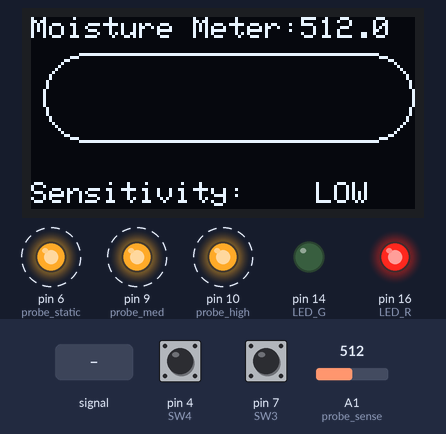
This sketch was run on a simulated Arduino Uno, built with avr-gcc and run on an emulated ATmega328P. Shown: 128×64 one-colour display, output pins drawn as LEDs (lit = HIGH). Dashed ring = blinking. Inputs (shaded band) come from the test bench; at power-on: A1 (probe_sense) = 512, pin 4 (SW4) HIGH, pin 7 (SW3) HIGH. Random numbers use the default seed unless the sketch sets one; pins used as bus, display or sensor lines are not drawn; what the sketch prints to the serial monitor is not drawn.

Above: at 2.3 s.
2.4 s: A1 (probe_sense) set to 0
At 2.96 s:
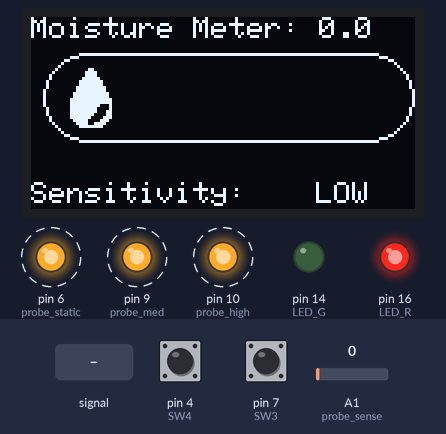
4.3 s: A1 (probe_sense) set to 169
At 5.32 s:
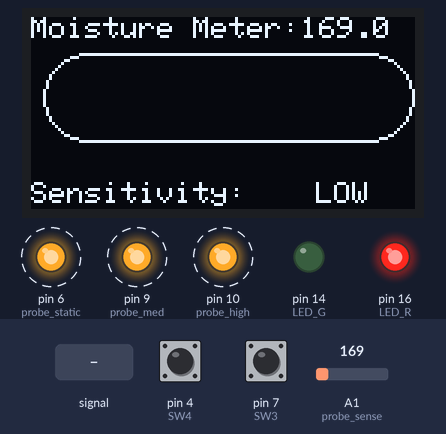
7.2 s: A1 (probe_sense) set to 200
At 7.74 s:
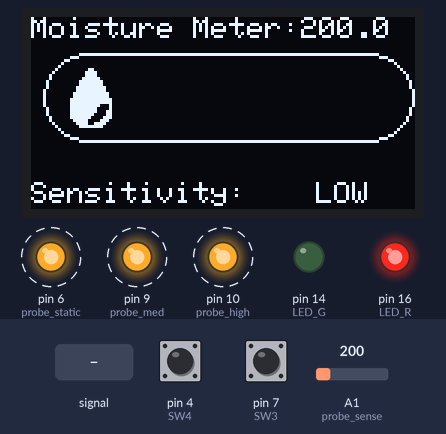
9.1 s: A1 (probe_sense) fed a 200 Hz sine of ±81 counts around its level
At 9.49 s:
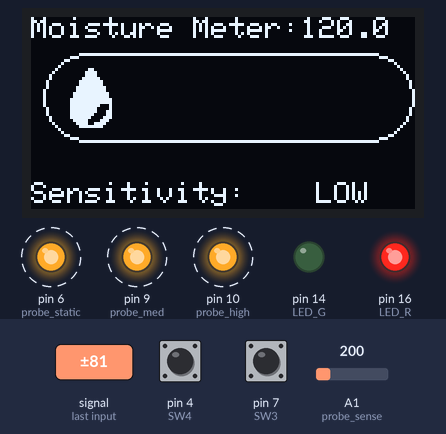
10.8 s: pin 4 (SW4) pulled LOW for 0.4 s
At 11.66 s:
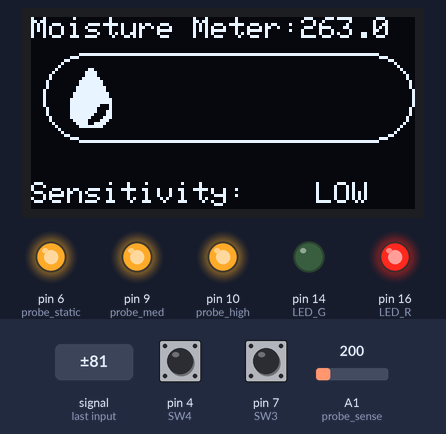
13.0 s: pin 7 (SW3) pulled LOW for 0.4 s
At 14.21 s:
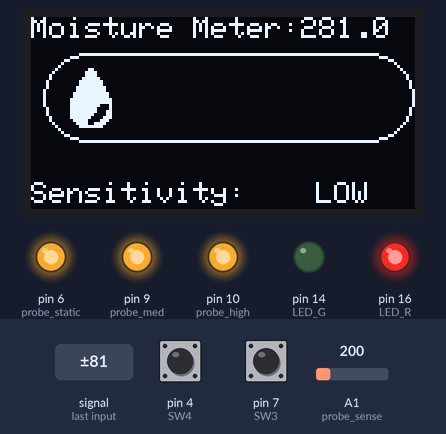
Timing chart, 0 to 17.4 s (numbered marks = the images above; inputs shaded):
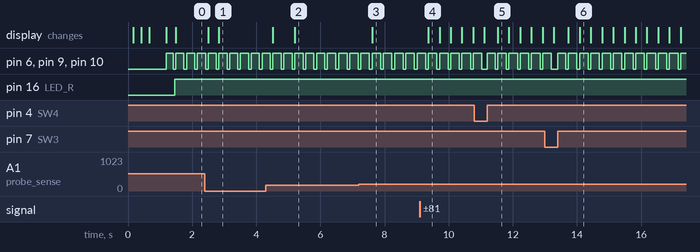

The sketch:

SoilMoistureSensor.ino
```cpp
/*
-----------------------------------------------------------------------------

SoilMoistureSensor

Version: version 0.1 (30/03/2020)
Author: Murray Buchanan
Resources: http://gardenbot.org/

UPDATES:
  - [29/03/2020]  Programme creation
  - [29/03/2020]  Display logo and 'intro' screensaver
  - [30/03/2020]  Tuned resistor values
  - [30/03/2020]  Corrected polarity of senor such that no connection amounts to a zero value probe measurement
  - [30/03/2020]  Changed LED behaviour to reflect sensitivity level
TO FIX:
  -

-----------------------------------------------------------------------------
*/

// 'light_icon1', 64x64px
const unsigned char MoistureLogo [] PROGMEM = {
  0x00, 0x00, 0x00, 0x01, 0x80, 0x00, 0x00, 0x00, 0x00, 0x00, 0x00, 0xff, 0xff, 0x00, 0x00, 0x00,
  0x00, 0x00, 0x07, 0xff, 0xff, 0xe0, 0x00, 0x00, 0x00, 0x00, 0x1f, 0xff, 0xff, 0xf8, 0x00, 0x00,
  0x00, 0x00, 0x7f, 0xff, 0xff, 0xfe, 0x00, 0x00, 0x00, 0x01, 0xff, 0xff, 0xff, 0xff, 0x80, 0x00,
  0x00, 0x03, 0xff, 0xff, 0xff, 0xff, 0xc0, 0x00, 0x00, 0x0f, 0xff, 0xff, 0xff, 0xff, 0xf0, 0x00,
  0x00, 0x1f, 0xff, 0xff, 0xff, 0xff, 0xf8, 0x00, 0x00, 0x3f, 0x1f, 0xff, 0xff, 0xff, 0xfc, 0x00,
  0x00, 0x7e, 0x1f, 0xff, 0xff, 0xff, 0xfe, 0x00, 0x00, 0xfc, 0x0f, 0xff, 0xff, 0xff, 0xff, 0x00,
  0x01, 0xfc, 0x47, 0xff, 0xff, 0xff, 0xff, 0x80, 0x01, 0xf8, 0xc7, 0xff, 0xff, 0xff, 0xff, 0x80,
  0x03, 0xf1, 0xe3, 0xff, 0xff, 0xff, 0xff, 0xc0, 0x07, 0xf1, 0xf3, 0xff, 0xff, 0xff, 0xff, 0xe0,
  0x07, 0xe3, 0xf1, 0xff, 0xff, 0xff, 0xff, 0xe0, 0x0f, 0xe3, 0xf8, 0xff, 0xff, 0xff, 0xff, 0xf0,
  0x0f, 0xc7, 0xf8, 0xff, 0xff, 0xff, 0xff, 0xf0, 0x1f, 0xcf, 0xfc, 0x7f, 0xff, 0xff, 0xff, 0xf8,
  0x1f, 0xcf, 0xf4, 0x7f, 0xff, 0xff, 0xff, 0xf8, 0x3f, 0x8f, 0xe6, 0x7f, 0xff, 0xff, 0xff, 0xfc,
  0x3f, 0x8f, 0xe6, 0x7f, 0xff, 0x00, 0x03, 0xfc, 0x3f, 0x8f, 0xc6, 0x7f, 0xf0, 0x00, 0x03, 0xfc,
  0x7f, 0xcf, 0x84, 0x7f, 0x00, 0x1f, 0xc7, 0xfe, 0x7f, 0xc7, 0x8c, 0xfc, 0x07, 0xff, 0x8f, 0xfe,
  0x7f, 0xc3, 0xf8, 0xf0, 0x3f, 0xff, 0x8f, 0xfe, 0x7f, 0xe0, 0xe1, 0xe0, 0xff, 0xff, 0x1f, 0xfe,
  0x7f, 0xf0, 0x03, 0x83, 0xff, 0xfe, 0x3f, 0xfe, 0x7f, 0xfc, 0x0f, 0x0f, 0xff, 0x3e, 0x3f, 0xfe,
  0x7f, 0xff, 0xff, 0x1f, 0xfc, 0x3c, 0x7f, 0xfe, 0xff, 0xff, 0xfe, 0x3f, 0xf8, 0x7c, 0x7f, 0xff,
  0xff, 0xff, 0xfc, 0x7f, 0xe0, 0xfc, 0xff, 0xff, 0x7f, 0xff, 0xfc, 0x7f, 0xc3, 0xf8, 0xff, 0xfe,
  0x7f, 0xff, 0xf8, 0xff, 0x87, 0xf9, 0xff, 0xfe, 0x7f, 0xff, 0xf8, 0xff, 0x1f, 0xf9, 0xff, 0xfe,
  0x7f, 0xff, 0xf9, 0xfe, 0x3f, 0xf1, 0xff, 0xfe, 0x7f, 0xff, 0xf9, 0xfc, 0x7f, 0xf1, 0xff, 0xfe,
  0x7f, 0xff, 0xf9, 0xf8, 0xff, 0xf3, 0xff, 0xfe, 0x7f, 0xff, 0xf9, 0xf1, 0xff, 0xf3, 0xff, 0xfe,
  0x3f, 0xff, 0xf9, 0xe3, 0xff, 0xe3, 0xff, 0xfc, 0x3f, 0xff, 0xf9, 0xc3, 0xff, 0xe3, 0xff, 0xfc,
  0x3f, 0xff, 0xf8, 0xc7, 0xff, 0xe7, 0xff, 0xfc, 0x1f, 0xff, 0xf8, 0x8f, 0xff, 0xc7, 0xff, 0xf8,
  0x1f, 0xff, 0xfc, 0x1f, 0xff, 0x8f, 0xff, 0xf8, 0x0f, 0xff, 0xfc, 0x1f, 0xff, 0x8f, 0xff, 0xf0,
  0x0f, 0xff, 0xfe, 0x1f, 0xff, 0x1f, 0xff, 0xf0, 0x07, 0xff, 0xfe, 0x07, 0xfc, 0x3f, 0xff, 0xe0,
  0x07, 0xff, 0xfc, 0x00, 0x40, 0x7f, 0xff, 0xe0, 0x03, 0xff, 0xfc, 0xe0, 0x00, 0xff, 0xff, 0xc0,
  0x01, 0xff, 0xf8, 0xfc, 0x07, 0xff, 0xff, 0x80, 0x01, 0xff, 0xf8, 0xff, 0xff, 0xff, 0xff, 0x80,
  0x00, 0xff, 0xf9, 0xff, 0xff, 0xff, 0xff, 0x00, 0x00, 0x7f, 0xf9, 0xff, 0xff, 0xff, 0xfe, 0x00,
  0x00, 0x3f, 0xf9, 0xff, 0xff, 0xff, 0xfc, 0x00, 0x00, 0x1f, 0xff, 0xff, 0xff, 0xff, 0xf8, 0x00,
  0x00, 0x0f, 0xff, 0xff, 0xff, 0xff, 0xf0, 0x00, 0x00, 0x03, 0xff, 0xff, 0xff, 0xff, 0xc0, 0x00,
  0x00, 0x01, 0xff, 0xff, 0xff, 0xff, 0x80, 0x00, 0x00, 0x00, 0x7f, 0xff, 0xff, 0xfe, 0x00, 0x00,
  0x00, 0x00, 0x1f, 0xff, 0xff, 0xf8, 0x00, 0x00, 0x00, 0x00, 0x07, 0xff, 0xff, 0xe0, 0x00, 0x00,
  0x00, 0x00, 0x00, 0xff, 0xff, 0x00, 0x00, 0x00, 0x00, 0x00, 0x00, 0x01, 0x80, 0x00, 0x00, 0x00
};


// 'drop_light', 40x40px
const unsigned char DropLogo [] PROGMEM = {
  0x00, 0x00, 0x00, 0x00, 0x00, 0x00, 0x00, 0x00, 0x00, 0x00, 0x00, 0x00, 0x00, 0x00, 0x00, 0x00,
  0x00, 0x18, 0x00, 0x00, 0x00, 0x00, 0x3c, 0x00, 0x00, 0x00, 0x00, 0x7e, 0x00, 0x00, 0x00, 0x00,
  0x7e, 0x00, 0x00, 0x00, 0x00, 0xff, 0x00, 0x00, 0x00, 0x01, 0xe7, 0x80, 0x00, 0x00, 0x01, 0xe3,
  0x80, 0x00, 0x00, 0x03, 0xc3, 0xc0, 0x00, 0x00, 0x07, 0x81, 0xe0, 0x00, 0x00, 0x07, 0x80, 0xe0,
  0x00, 0x00, 0x0f, 0x00, 0xf0, 0x00, 0x00, 0x0e, 0x00, 0x78, 0x00, 0x00, 0x1e, 0x00, 0x38, 0x00,
  0x00, 0x3c, 0x00, 0x3c, 0x00, 0x00, 0x3c, 0x00, 0x1c, 0x00, 0x00, 0x78, 0x00, 0x1e, 0x00, 0x00,
  0x78, 0x00, 0x0e, 0x00, 0x00, 0x70, 0x00, 0x0f, 0x00, 0x00, 0xf0, 0x00, 0x07, 0x00, 0x00, 0xe0,
  0x00, 0x07, 0x00, 0x00, 0xe0, 0x00, 0xe7, 0x80, 0x00, 0xe0, 0x00, 0xe7, 0x80, 0x00, 0xe0, 0x00,
  0xe7, 0x80, 0x00, 0xe0, 0x01, 0xe7, 0x80, 0x00, 0xe0, 0x03, 0xc7, 0x00, 0x00, 0xf0, 0x07, 0xc7,
  0x00, 0x00, 0x70, 0x0f, 0x8f, 0x00, 0x00, 0x78, 0x07, 0x1e, 0x00, 0x00, 0x3c, 0x00, 0x1e, 0x00,
  0x00, 0x3e, 0x00, 0x7c, 0x00, 0x00, 0x1f, 0x81, 0xf8, 0x00, 0x00, 0x0f, 0xff, 0xf0, 0x00, 0x00,
  0x03, 0xff, 0xc0, 0x00, 0x00, 0x00, 0xff, 0x00, 0x00, 0x00, 0x00, 0x00, 0x00, 0x00, 0x00, 0x00,
  0x00, 0x00, 0x00, 0x00, 0x00, 0x00, 0x00, 0x00
};

const unsigned char DropIcon [] PROGMEM = {
  // 'drop_dark, 24x24px
  0x00, 0x00, 0x00, 0x00, 0x00, 0x00, 0x00, 0x18, 0x00, 0x00, 0x3c, 0x00, 0x00, 0x3c, 0x00, 0x00,
  0x7e, 0x00, 0x00, 0xff, 0x00, 0x00, 0xff, 0x00, 0x01, 0xff, 0x80, 0x01, 0xff, 0x80, 0x03, 0xff,
  0xc0, 0x03, 0xff, 0xc0, 0x07, 0xff, 0xe0, 0x07, 0xff, 0xe0, 0x07, 0xfe, 0x20, 0x07, 0xfc, 0x20,
  0x07, 0xfc, 0x60, 0x07, 0xf8, 0x60, 0x07, 0xf0, 0xe0, 0x03, 0xe1, 0xc0, 0x01, 0xe7, 0x80, 0x00,
  0xff, 0x00, 0x00, 0x00, 0x00, 0x00, 0x00, 0x00
};


#define NUMICONS      8 // Number of falling icons in the animation example
#define LOGO_HEIGHT   40
#define LOGO_WIDTH    40
#define XPOS   0 // Indexes into the 'icons' array in function below
#define YPOS   1
#define DELTAY 2
#define INTRO_TIME 25

#include "Wire.h"
#include <Adafruit_GFX.h>
#include <Adafruit_SSD1306.h>
#include <stdio.h>
#define LEN 10      // This value sets how many elements are captured into the MoistureArray

// Declaration for an SSD1306 display connected to I2C (SDA, SCL pins)
Adafruit_SSD1306 display(128, 64, &Wire, 8);

// Version number
String version_number = "Version: 0.1";

// Values
int debounce_time = 50;
//int switch_hold_time = 75;
int sensitivity = 0;        // HIGH sensitivity (default)
int MoistureArray[LEN];
float SmoothedMoisture;
int MoistureReading;
int MoistureLevel;
const int sampleSize = LEN;

// TIME VARIABLES
unsigned long sample_time = 75;
unsigned long last_sample_start;
unsigned long last_interrupt_time_SW1;
unsigned long last_interrupt_time_SW2;
unsigned long last_interrupt_time_SW3;;

// Switches
const int SW1 = 0;            // [TX0] BLUE switch
const int SW2 = 1;            // [RX1] RED switch
const int SW3 = 7;            // [D7]  BLACK switch
const int SW4 = 4;            // [D4]  WHITE switch

// Probe pins
const int probe_static = 6;   // probe static resistance pin
const int probe_high = 10;    // high sensitivity: probe dynamic resistance pin
const int probe_med = 9;      // med sensitivity: probe dynamic resistance pin
const int probe_low= 8;       // low sensitivity: probe dynamic resistance pin
const int probe_sense = A1;   // pin for analogue reading of probe

// LED RED/GREEN
const int LED_R = 16;           // Red LED (TX1)
const int LED_G = 14;           // Green LED (RX0)

//-----------------------------------------------------------------------------------------
// SETUP
//-----------------------------------------------------------------------------------------
void setup() {
  // Pull-up switches
  pinMode(SW1, INPUT_PULLUP);
  pinMode(SW2, INPUT_PULLUP);
  pinMode(SW3, INPUT_PULLUP);
  pinMode(SW4, INPUT_PULLUP);

  // Probe analogue sensor
  pinMode(probe_sense, INPUT);
  // Probe outputs
  pinMode(probe_static, OUTPUT);
  pinMode(probe_low, OUTPUT);
  pinMode(probe_med, OUTPUT);
  pinMode(probe_high, OUTPUT);

  // LED
  pinMode(LED_R, OUTPUT);
  pinMode(LED_G, OUTPUT);

  Serial.begin(9600);
  while (!Serial) {}
  display.begin(SSD1306_SWITCHCAPVCC, 0x3C);  // initialize with the I2C addr 0x3C (for the 128x32)
  delay(100);
  //screensaver(DropLogo, LOGO_WIDTH, LOGO_HEIGHT, INTRO_TIME); // Animate bitmaps

  display.clearDisplay();
  display.drawBitmap(32, 0,  MoistureLogo, 64, 64, SSD1306_WHITE);
  display.display();

  // Invert and restore display, pausing in-between
  delay(250);
  display.invertDisplay(true);
  delay(250);
  display.invertDisplay(false);
  delay(500);
  display.clearDisplay();
  display.setTextSize(2);
  display.setTextColor(WHITE);
  display.setCursor(40,0);
  display.println("Plant");
  display.setCursor(50,18);
  display.println("Pot");
  display.setCursor(50,36);
  display.println("Bot");
  display.setTextSize(1);
  display.setCursor(25,55);
  display.print(version_number);
  display.display();
  //Serial.println("Starting probe sensing...");

  //attachInterrupt(digitalPinToInterrupt(SW1), SW1_press, FALLING);
  //attachInterrupt(digitalPinToInterrupt(SW2), SW2_press, FALLING);
  //attachInterrupt(digitalPinToInterrupt(SW3), SW3_press, FALLING);
  //attachInterrupt(digitalPinToInterrupt(SW4), SW4_press, FALLING);

}

//-----------------------------------------------------------------------------------------
// MAIN LOOP
//-----------------------------------------------------------------------------------------
void loop() {
  // change probe sensitivity
  if (button_press(SW1))  {
    sensitivity += 1;
    Serial.println("SW1 pressed");
    if (sensitivity > 2)  {
      sensitivity = 0;
    }
  }
  else if (button_press(SW2))  {
    Serial.println("SW2 pressed");
  }
  else if (button_press(SW3))  {
    Serial.println("SW3 pressed");
  }
  else if (button_press(SW4))  {
    Serial.println("SW4 pressed");
  }

  if (millis() - last_sample_start >  sample_time)  {
    enable_probe();
    sample_probe();
    disable_probe();
    last_sample_start = millis();
    Serial.println("---------------------------------------------");
  }
  display_information();
}


//-----------------------------------------------------------------------------------------
// PERIPHERAL FUNCTIONS
//-----------------------------------------------------------------------------------------

bool button_press(int Switch) {
  unsigned long press_start = millis();
  // ensure Switch is held for switch_hold_time
  while (!digitalRead(Switch))  {
    if (millis() - press_start > debounce_time) {
      // wait for Switch release
      while(!digitalRead(Switch));
      return true;
    }
  }
  return false;
}


//-----------------------------------------------------------------------------------------

void enable_probe() {
  /*
  // indicate probe ON
  digitalWrite(LED_G, HIGH);
  digitalWrite(LED_R, LOW);
  */
  // block dynamic pins (LOW - HIGH)
  digitalWrite(probe_low, HIGH);
  digitalWrite(probe_med, HIGH);
  digitalWrite(probe_high, HIGH);

  // apply forward bias to sensor
  digitalWrite(probe_static, HIGH);
  // probe_sensitivity exists between 0 and 2 (inclusive)
  digitalWrite(probe_low + sensitivity, LOW);
}

//-----------------------------------------------------------------------------------------

void disable_probe()  {
  /*
  // reverse electrolysis/oxidisation (reverse bias sensor)
  digitalWrite(probe_static, LOW);
  digitalWrite(probe_low + sensitivity, HIGH);
  delay(100);
  */

  // disable probe
  digitalWrite(probe_static, LOW);
  digitalWrite(probe_low, LOW);
  digitalWrite(probe_med, LOW);
  digitalWrite(probe_high, LOW);

  /*
  // indicate probe OFF
  digitalWrite(LED_G, LOW);
  digitalWrite(LED_R, HIGH);
  */
  }

//-----------------------------------------------------------------------------------------

void sample_probe() {
  //Serial.println("SAMPLING MOISTURE SENSOR");
  // This function adds a new smaple to the MoistureReading value which effectively smoothes
  // the calculation of the mean for aesthetic effect.
  SmoothedMoisture = 0;
  // Shift MoistureArray values down by 1 address
  for (int arrayItem = 0; arrayItem < sampleSize - 1; arrayItem++)  {
    Serial.print("MoistureArray[");Serial.print(arrayItem);Serial.print("] = ");Serial.println(MoistureArray[arrayItem + 1]);
    MoistureArray[arrayItem] = MoistureArray[arrayItem + 1];
    SmoothedMoisture += (MoistureArray[arrayItem]);
  }
  // Take new measurement with the probe
  MoistureReading = analogRead(probe_sense);
  // Add new probe measurement to MoistureArray
  MoistureArray[sampleSize-1] = MoistureReading;
  Serial.print("MoistureArray[");Serial.print(sampleSize);Serial.print("] = ");Serial.println(MoistureArray[sampleSize-1]);
  // Add new probe measurement to SmoothedMoisture value
  SmoothedMoisture += MoistureArray[sampleSize-1];
  SmoothedMoisture = SmoothedMoisture/sampleSize;
  // Print: "MoistureReading = [MoistureReading] ([SmoothedMoisture])"
  Serial.print("MoistureReading = ");Serial.print(MoistureReading);
  Serial.print("\t(");Serial.print(SmoothedMoisture);Serial.println(")");
  // Convert SmoothedMoisture to MoistureLevel
  MoistureLevel = constrain(SmoothedMoisture/168,0,6);
  Serial.print("sensitivity = ");Serial.println(sensitivity);
  disable_probe();
}

//-----------------------------------------------------------------------------------------

void display_information() {
  display.clearDisplay();
  display.setCursor(0,0);
  display.print("");
  char MoistureReadingBuffer[6];
  char MoistureString[20];
  dtostrf(MoistureReading, 4, 1, MoistureReadingBuffer);
  sprintf(MoistureString, "Moisture Meter:%s", MoistureReadingBuffer);
  display.println(MoistureString);
  // draw Moisture Meter box
  display.drawRoundRect(4, 12, display.width()-4, 30, display.height()/4, SSD1306_WHITE);
  // fill Moisture Meter with proportional number of DropLogo's
  for (int i = 0; i < MoistureLevel; i++) {
    display.drawBitmap(8+18*i, 15,  DropIcon, 24, 24, SSD1306_WHITE);
  }

  display.setCursor(0, 55);
  display.print("Sensitivity: ");
  display.setCursor(95, 55);
  digitalWrite(LED_R,LOW);
  digitalWrite(LED_G,LOW);
  if (sensitivity == 0) {
    digitalWrite(LED_R, HIGH);
    display.println("LOW");
  }
  else if (sensitivity == 1)  {
    digitalWrite(LED_R, HIGH);
    digitalWrite(LED_G, HIGH);
    display.println("MED");
  }
  else if (sensitivity == 2)  {
    digitalWrite(LED_G, HIGH);
    display.println("HIGH");
  }
  display.display();
}

//-----------------------------------------------------------------------------------------

void screensaver(const uint8_t *bitmap, uint8_t w, uint8_t h, uint16_t SCREEN_SAVER_TIME) {
    int8_t f, icons[NUMICONS][3];

  // Initialize 'snowflake' positions
  for(f=0; f< NUMICONS; f++) {
    icons[f][XPOS]   = random(1 - LOGO_WIDTH, display.width());
    icons[f][YPOS]   = -LOGO_HEIGHT;
    icons[f][DELTAY] = random(1, 6);
  }

  for(int frame = 0; frame < SCREEN_SAVER_TIME; frame++) { // Loop forever...
    display.clearDisplay(); // Clear the display buffer

    // Draw each snowflake:
    for(f=0; f< NUMICONS; f++) {
      display.drawBitmap(icons[f][XPOS], icons[f][YPOS], bitmap, w, h, SSD1306_WHITE);
    }

    display.display(); // Show the display buffer on the screen
    delay(30);        // Pause for 1/10 second

    // Then update coordinates of each flake...
    for(f=0; f< NUMICONS; f++) {
      icons[f][YPOS] += icons[f][DELTAY];
      // If snowflake is off the bottom of the screen...
      if (icons[f][YPOS] >= display.height()) {
        // Reinitialize to a random position, just off the top
        icons[f][XPOS]   = random(1 - LOGO_WIDTH, display.width());
        icons[f][YPOS]   = -LOGO_HEIGHT;
        icons[f][DELTAY] = random(1, 6);
      }
    }
  }
}

//---------------------------------------------------------------------------------
// INTERRUPT SERVICE ROUTINES
//---------------------------------------------------------------------------------
void SW1_press() {
  unsigned long interrupt_time_SW1 = millis();
  unsigned long duration_SW1 = interrupt_time_SW1 - last_interrupt_time_SW1;
  // software debounce
  if (duration_SW1 > debounce_time) {
    sensitivity += 1;
    Serial.println("SW1 pressed");
    if (sensitivity > 2)  {
      sensitivity = 0;
    }
    last_interrupt_time_SW1 = interrupt_time_SW1;
  }
}

void SW2_press() {
  unsigned long interrupt_time_SW2 = millis();
  unsigned long duration_SW2 = interrupt_time_SW2 - last_interrupt_time_SW2;
  // software debounce
  if (duration_SW2 > debounce_time) {
    Serial.println("SW2 pressed");
    last_interrupt_time_SW2 = interrupt_time_SW2;
  }
}

void SW3_press() {
  unsigned long interrupt_time_SW3 = millis();
  unsigned long duration_SW3 = interrupt_time_SW3 - last_interrupt_time_SW3;
  // software debounce
  if (duration_SW3 > debounce_time) {
    Serial.println("SW3 pressed");
    last_interrupt_time_SW3 = interrupt_time_SW3;
  }
}
```

Measured:
- the behaviour switches between 186 and 187 on A1 (probe_sense) (found by bisection; images 2 and 3)
- after the input at 9.1 s, the display: changes after 0.26 s (image 4)
- by itself, pin 6 (probe_static), pin 9 (probe_med), pin 10 (probe_high): repeats every 0.33 s: HIGH 0.25 s, LOW 0.08 s
